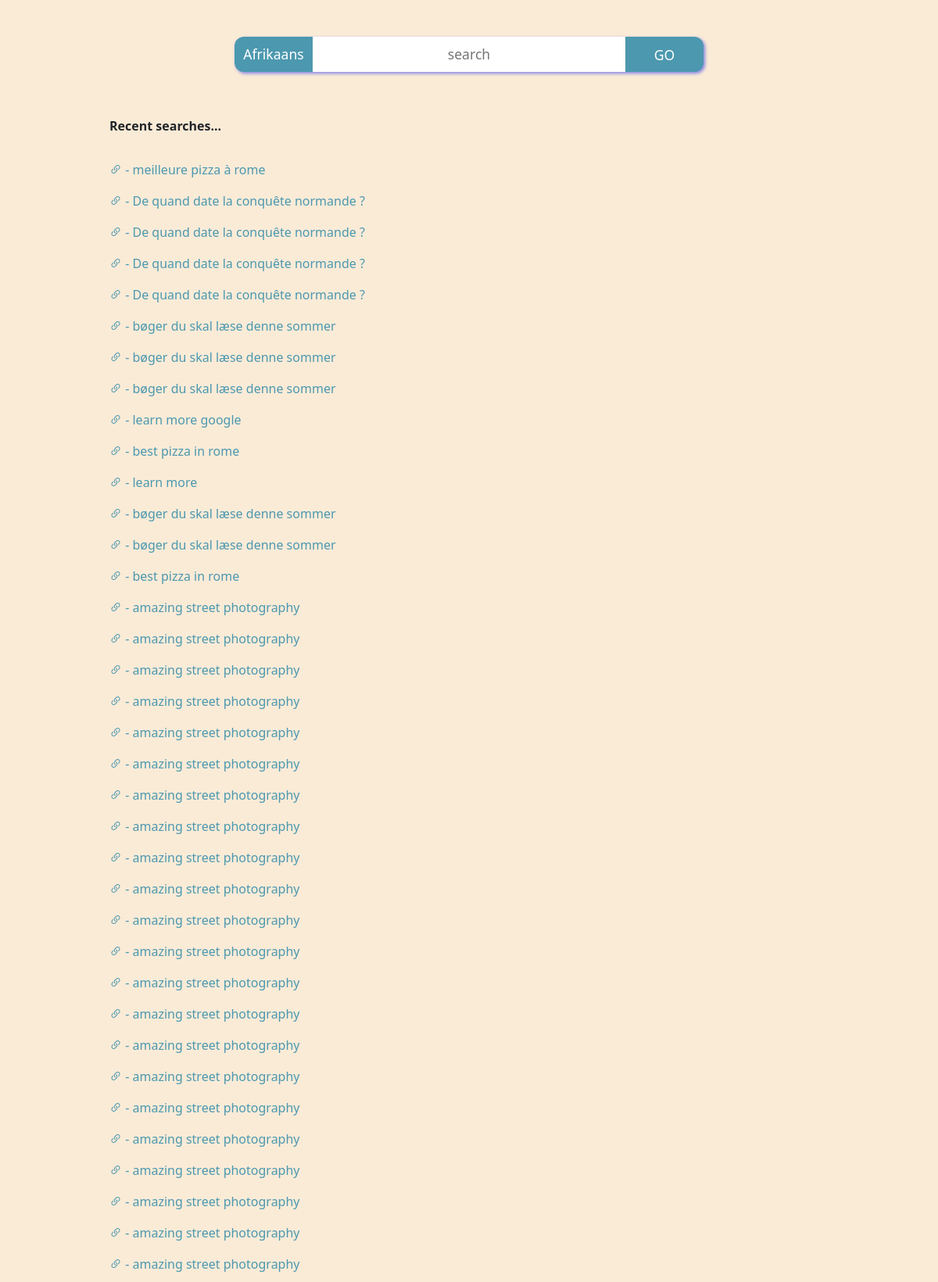
Page /recent (upper part) on the committed database.
### tables this page shows
CREATE TABLE qlog (
	id INTEGER NOT NULL PRIMARY KEY AUTOINCREMENT,
	url TEXT NOT NULL
, string text NOT NULL, trans text NOT NULL, country text DEFAULT na, country_code text DEFAULT na, city TEXT DEFAULT na, target_lang TEXT NOT NULL);

### app.py (the view)
@app.route("/recent")
def recent():
    con = sql.connect('immer.db')
    con.row_factory = sql.Row
    cur = con.cursor()
    recents = con.execute('SELECT DISTINCT string, * FROM qlog ORDER BY id DESC LIMIT 100;')
    langs = con.execute('SELECT * FROM langs ORDER BY language ASC')
    return render_template("recent.html", recents = recents, langs = langs)

### templates/recent.html (shortened to what this page needs)
{% extends "immerlayout.html" %}
{% block main %}
<div class="resultsbar">
    <form action="/result" method="post" class="p-0">
        <div class="search">
        <div class="block">
        <select required onchange="remember(this.selectedIndex);" id='lang' name="lang" class="select">
          {% for i in langs %}
          <option value="{{ i['code']}}">{{ i['language']}}</option>
          {% endfor %}
        </select>
</div>
<div class="block">
<input class="input" required id="qry" autocomplete="on" autofocus class="" name="input" type="text" placeholder="search" aria-label="Search">
</div>
<div class="block">
<button class="button" type="submit">GO</button>
</div>
</div>
</form>
</div>
</div>
    <table class="table table-hover table-responsive table-borderless" id="results">
        <thead>
            <th>
                <p class="scraps">Recent searches...</p>
            </th>
        </thead>
        {% for i in recents %}
        <tr class="p-0 align-middle">
            <td>
                <a href="{{ i['url'] }}"><i class='bi bi-link-45deg'></i> - {{ i['trans'] }}</a>
            </td>
        </tr>
        {% endfor %}
    </table>
{% endblock %}

### templates/immerlayout.html (shortened to what this page needs)
<!DOCTYPE html>
<html lang="en" class="notranslate" translate="no">
    <head>
    <link href="https://cdn.jsdelivr.net/npm/bootstrap@5.1.3/dist/css/bootstrap.min.css" rel="stylesheet">
    <link rel="stylesheet" href="https://cdn.jsdelivr.net/npm/bootstrap-icons@1.8.1/font/bootstrap-icons.css">
    <link href="/static/immer.css" rel="stylesheet">
    </head>
    <body>
<div class="container-fluid">
<div class="container-fluid">
        <main>
            {% block main %}
            {% endblock %}
    </body>
</html>

### static/immer.css (style rules this page uses)
* { margin: 0; padding: 0; box-sizing: border-box; }
body { min-height: 100vh; max-width: 80vw; background-color: antiquewhite; margin: 0 auto; }
a { text-decoration: none; color: #4c98af; transition: color 400ms, filter 1s; }
form { width: 100%; flex: 1 0 auto; margin: 0 auto; padding-left: 1em; padding-top: 1px; }
.input { -webkit-appearance: none; -moz-appearance: none; -ms-appearance: none; -o-appearance: none; appearance: none; -webkit-tap-highlight-color: rgba(0,0,0,0); font-size: 1.1em; font-weight: normal; text-align: center; display: block; width: 400px; background: rgb(255, 255, 255); outline: none; border: none; padding: 0; height: 2.545455em; z-index: 1; position: relative; top: -1px; }
.select { -webkit-appearance: none; -moz-appearance: none; -ms-appearance: none; -o-appearance: none; appearance: none; -webkit-tap-highlight-color: rgba(0,0,0,0); font-size: 1.1em; font-weight: normal; text-align: center; display: block; width: 100px; background: #4c98af; color: white; outline: none; border: none; padding: 8px; height: 2.545455em; z-index: 1; position: relative; top: -1px; border-end-start-radius: 12px; border-start-start-radius: 12px; cursor: pointer; transition: background-color 200ms; }
.button { font-size: 1.1em; background-color: #4c98af; border: none; border-end-end-radius: 12px; border-start-end-radius: 12px; color: white; padding: 10px 32px; text-align: center; text-decoration: none; outline: none; border: none; z-index: 1; position: relative; top: -1px; height: 2.545455em; width: 100px; transition: background-color 200ms; }
.search { display: flex; flex-direction: row; justify-content: center; }
.block { width: auto; }
div.search { filter: drop-shadow(2px 2px 2px #8080e5); transition: filter 100ms; }
.resultsbar { margin-top: 48px; margin-bottom: 48px; }

### rows in the picture
qlog: trans "meilleure pizza à rome"
qlog: trans "De quand date la conquête normande ?"
qlog: trans "De quand date la conquête normande ?"
qlog: trans "De quand date la conquête normande ?"
qlog: trans "De quand date la conquête normande ?"
qlog: trans "bøger du skal læse denne sommer"
qlog: trans "bøger du skal læse denne sommer"
qlog: trans "bøger du skal læse denne sommer"
qlog: trans "learn more google"
qlog: trans "best pizza in rome"
qlog: trans "learn more"
qlog: trans "bøger du skal læse denne sommer"
qlog: trans "bøger du skal læse denne sommer"
qlog: trans "best pizza in rome"
qlog: trans "amazing street photography"
qlog: trans "amazing street photography"
qlog: trans "amazing street photography"
qlog: trans "amazing street photography"
qlog: trans "amazing street photography"
qlog: trans "amazing street photography"
qlog: trans "amazing street photography"
qlog: trans "amazing street photography"
qlog: trans "amazing street photography"
qlog: trans "amazing street photography"
qlog: trans "amazing street photography"
qlog: trans "amazing street photography"
qlog: trans "amazing street photography"
qlog: trans "amazing street photography"
qlog: trans "amazing street photography"
qlog: trans "amazing street photography"
qlog: trans "amazing street photography"
qlog: trans "amazing street photography"
qlog: trans "amazing street photography"
qlog: trans "amazing street photography"
qlog: trans "amazing street photography"
qlog: trans "amazing street photography"

### other values in the picture
form field lang "Afrikaans"
